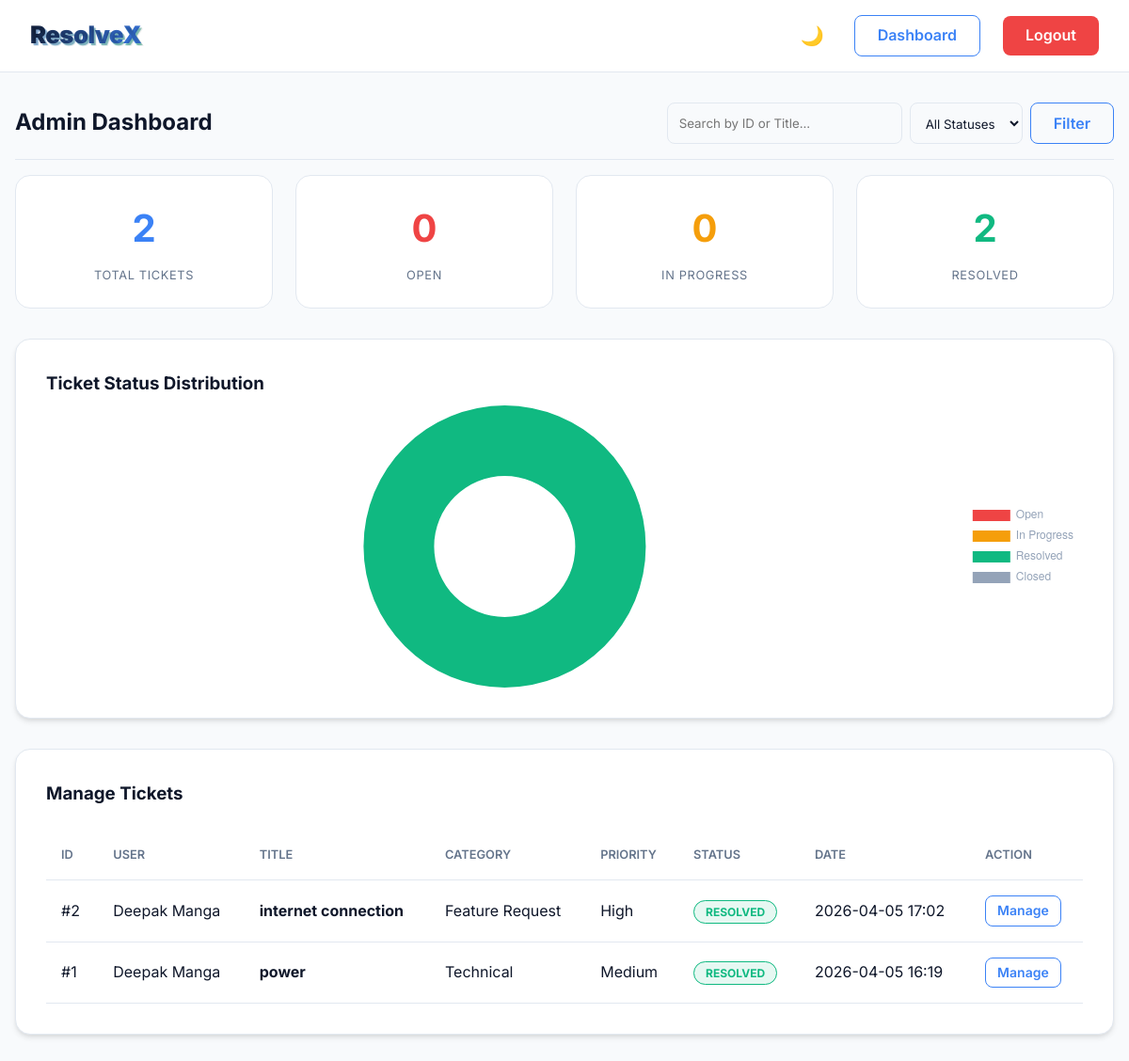
The app's page /admin_dashboard (signed in) with its own data.
### models.py (models this page shows)
class Ticket(db.Model):
    id = db.Column(db.Integer, primary_key=True)
    title = db.Column(db.String(150), nullable=False)
    description = db.Column(db.Text, nullable=False)
    category = db.Column(db.String(50), nullable=False) # Technical, Billing, etc.
    priority = db.Column(db.String(20), nullable=False) # Low, Medium, High
    status = db.Column(db.String(20), default='Open') # Open, In Progress, Resolved, Closed
    created_at = db.Column(db.DateTime, default=datetime.utcnow)
    user_id = db.Column(db.Integer, db.ForeignKey('user.id'), nullable=False)
    messages = db.relationship('Message', backref='ticket', lazy=True, cascade="all, delete-orphan")

class User(db.Model):
    id = db.Column(db.Integer, primary_key=True)
    name = db.Column(db.String(100), nullable=False)
    email = db.Column(db.String(120), unique=True, nullable=False)
    password = db.Column(db.String(255), nullable=False)
    role = db.Column(db.String(20), default='user') # 'admin' or 'user'
    tickets = db.relationship('Ticket', backref='author', lazy=True)

### app.py (the view)
@app.route('/admin_dashboard')
@login_required
@admin_required
def admin_dashboard():
    search = request.args.get('search', '')
    status_filter = request.args.get('status', '')
    query = Ticket.query
    if search:
        query = query.filter(db.or_(Ticket.title.ilike(f'%{search}%'), Ticket.id.like(f'%{search}%')))
    if status_filter:
        query = query.filter_by(status=status_filter)
    tickets = query.order_by(Ticket.created_at.desc()).all()
    stats = {
        'total': Ticket.query.count(),
        'open': Ticket.query.filter_by(status='Open').count(),
        'in_progress': Ticket.query.filter_by(status='In Progress').count(),
        'resolved': Ticket.query.filter_by(status='Resolved').count()
    }
    return render_template('admin_dashboard.html', tickets=tickets, stats=stats)

### app.py (called while the page is built)
def login_required(f):
    @wraps(f)
    def decorated_function(*args, **kwargs):
        if 'user_id' not in session:
            flash('Please log in to access this page.', 'error')
            return redirect(url_for('index'))
        return f(*args, **kwargs)
    return decorated_function

def admin_required(f):
    @wraps(f)
    def decorated_function(*args, **kwargs):
        if 'user_id' not in session or session.get('role') != 'admin':
            flash('Admin access required.', 'error')
            return redirect(url_for('dashboard'))
        return f(*args, **kwargs)
    return decorated_function

### templates/admin_dashboard.html (shortened to what this page needs)
{% extends "base.html" %}
{% block content %}
<div class="ticket-header" style="flex-wrap: wrap; gap: 1rem;">
    <h2>Admin Dashboard</h2>
    <form action="{{ url_for('admin_dashboard') }}" method="GET" style="display: flex; gap: 0.5rem; flex-wrap: wrap;">
        <input type="text" name="search" placeholder="Search by ID or Title..." style="width: 250px; margin: 0;" value="{{ request.args.get('search', '') }}">
        <select name="status" style="width: auto; margin: 0;">
            <option value="">All Statuses</option>
        </select>
        <button type="submit" class="btn btn-outline">Filter</button>
    </form>
</div>
<div class="stats-grid">
    <div class="stat-card">
        <div class="stat-value">{{ stats.total }}</div>
        <div class="stat-label">Total Tickets</div>
    </div>
    <div class="stat-card">
        <div class="stat-value" style="color: var(--danger)">{{ stats.open }}</div>
        <div class="stat-label">Open</div>
    </div>
    <div class="stat-card">
        <div class="stat-value" style="color: var(--warning)">{{ stats.in_progress }}</div>
        <div class="stat-label">In Progress</div>
    </div>
    <div class="stat-card">
        <div class="stat-value" style="color: var(--accent)">{{ stats.resolved }}</div>
        <div class="stat-label">Resolved</div>
    </div>
</div>
<div class="card" style="margin-bottom: 2rem;">
    <h3 class="mb-2">Ticket Status Distribution</h3>
    <div style="height: 300px; width: 100%; display: flex; justify-content: center;">
        <canvas id="statusChart"></canvas>
    </div>
</div>
<div class="card">
    <h3 class="mb-2">Manage Tickets</h3>
    {% if tickets %}
    <div style="overflow-x: auto;">
        <table>
            <thead>
                <tr>
                    <th>ID</th>
                    <th>User</th>
                    <th>Title</th>
                    <th>Category</th>
                    <th>Priority</th>
                    <th>Status</th>
                    <th>Date</th>
                    <th>Action</th>
                </tr>
            </thead>
            <tbody>
                {% for ticket in tickets %}
                <tr>
                    <td>#{{ ticket.id }}</td>
                    <td>{{ ticket.author.name }}</td>
                    <td><strong>{{ ticket.title }}</strong></td>
                    <td>{{ ticket.category }}</td>
                    <td>{{ ticket.priority }}</td>
                    <td>
                        <span class="badge badge-{{ ticket.status|lower|replace(' ', '-') }}">{{ ticket.status }}</span>
                    </td>
                    <td>{{ ticket.created_at.strftime('%Y-%m-%d %H:%M') }}</td>
                    <td>
                        <a href="{{ url_for('ticket_detail', ticket_id=ticket.id) }}" class="btn btn-outline btn-sm">Manage</a>
                    </td>
                </tr>
                {% endfor %}
            </tbody>
        </table>
    </div>
    {% else %}
    <p class="text-muted text-center" style="padding: 2rem;">No tickets found.</p>
    {% endif %}
</div>
{% endblock %}
{% block scripts %}
<script>
document.addEventListener('DOMContentLoaded', function() {
    const ctx = document.getElementById('statusChart').getContext('2d');
    // Set chart styling defaults for dark mode
    Chart.defaults.color = '#94a3b8';
    Chart.defaults.borderColor = '#334155';
    new Chart(ctx, {
        type: 'doughnut',
        data: {
            labels: ['Open', 'In Progress', 'Resolved', 'Closed'],
            datasets: [{
                data: [{{ stats.open }}, {{ stats.in_progress }}, {{ stats.resolved }}, {{ stats.total - stats.open - stats.in_progress - stats.resolved }}],
                backgroundColor: [
                    '#ef4444', // Danger/Red
                    '#f59e0b', // Warning/Yellow
                    '#10b981', // Accent/Green
                    '#94a3b8'  // Muted/Gray
                ],
                borderWidth: 0,
                hoverOffset: 4
            }]
        },
        options: {
            responsive: true,
            maintainAspectRatio: false,
            plugins: {
                legend: {
                    position: 'right',
                }
            }
        }
    });
});
</script>
{% endblock %}

### static/css/style.css (style rules this page uses)
:root { --bg-color: #f8fafc; --card-bg: #ffffff; --text-main: #0f172a; --text-muted: #64748b; --primary: #3b82f6; --primary-hover: #2563eb; --accent: #10b981; --danger: #ef4444; --warning: #f59e0b; --border: #e2e8f0; }
* { box-sizing: border-box; margin: 0; padding: 0; }
body { font-family: 'Inter', 'Segoe UI', sans-serif; background-color: var(--bg-color); color: var(--text-main); line-height: 1.6; transition: background-color 0.3s, color 0.3s; }
a { color: var(--primary); text-decoration: none; transition: color 0.2s; }
.btn { display: inline-block; padding: 0.5rem 1.5rem; border-radius: 0.5rem; font-weight: 600; cursor: pointer; border: none; transition: all 0.2s ease; text-align: center; font-family: inherit; font-size: 1rem; }
.btn-sm { padding: 0.25rem 0.75rem; font-size: 0.875rem; }
.btn-outline { background: transparent; border: 1px solid var(--primary); color: var(--primary); }
.card { background: var(--card-bg); border-radius: 1rem; padding: 2rem; box-shadow: 0 4px 6px -1px rgba(0, 0, 0, 0.1), 0 2px 4px -1px rgba(0, 0, 0, 0.06); border: 1px solid var(--border); margin-bottom: 1.5rem; animation: fadeIn 0.4s ease-out; }
input, select, textarea { width: 100%; padding: 0.75rem; margin-top: 0.5rem; margin-bottom: 1rem; border: 1px solid var(--border); border-radius: 0.5rem; background: var(--bg-color); color: var(--text-main); font-family: inherit; }
.badge { padding: 0.25rem 0.75rem; border-radius: 9999px; font-size: 0.75rem; font-weight: 700; text-transform: uppercase; }
.badge-resolved { background: rgba(16, 185, 129, 0.1); color: var(--accent); border: 1px solid var(--accent); }
table { width: 100%; border-collapse: collapse; margin-top: 1rem; }
th, td { padding: 1rem; text-align: left; border-bottom: 1px solid var(--border); }
th { color: var(--text-muted); font-weight: 600; text-transform: uppercase; font-size: 0.8rem; }
.stats-grid { display: grid; grid-template-columns: repeat(auto-fit, minmax(200px, 1fr)); gap: 1.5rem; margin-bottom: 2rem; }
.stat-card { text-align: center; padding: 1.5rem; background: var(--card-bg); border-radius: 1rem; border: 1px solid var(--border); }
.stat-value { font-size: 2.5rem; font-weight: 700; color: var(--primary); }
.stat-label { color: var(--text-muted); text-transform: uppercase; font-size: 0.8rem; letter-spacing: 0.05em; margin-top: 0.5rem; }
.ticket-header { display: flex; justify-content: space-between; align-items: center; margin-bottom: 1rem; padding-bottom: 1rem; border-bottom: 1px solid var(--border); }
.mb-2 { margin-bottom: 0.5rem; }

### records on screen
Ticket: id "2", author.name "Deepak Manga", title "internet connection", category "Feature Request", priority "High", status "RESOLVED", created_at "2026-04-05 17:02"
Ticket: id "1", author.name "Deepak Manga", title "power", category "Technical", priority "Medium", status "RESOLVED", created_at "2026-04-05 16:19"

### other values on screen
{{ stats.total }} "2"
{{ stats.open }} "0"
{{ stats.in_progress }} "0"
{{ stats.resolved }} "2"
chart data {{ stats.open }} 0
chart data {{ stats.in_progress }} 0
